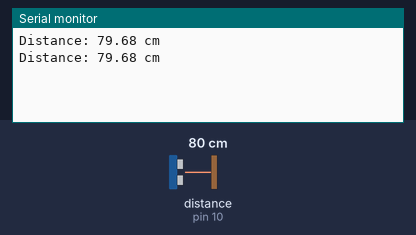
Bench run of a sketch on a simulated Arduino Uno, built with avr-gcc and run on an emulated ATmega328P. Parts: the last lines printed to the serial monitor. Wiring (inferred from the names in the program): ultrasonic range finder: trigger pin 9; echo pin 10. Inputs (shaded band) come from the test bench; at power-on: distance to the obstacle (sensor on pin 10) 80 cm. The echo pulse lasts 58.3 µs per cm.

Above: at 1.8 s.
1.9 s: distance to the obstacle (sensor on pin 10) set to 2 cm
At 2.8 s:
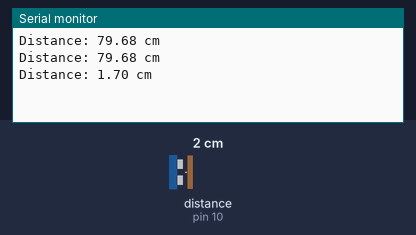
3.4 s: distance to the obstacle (sensor on pin 10) set to 4 cm
At 4.5 s:
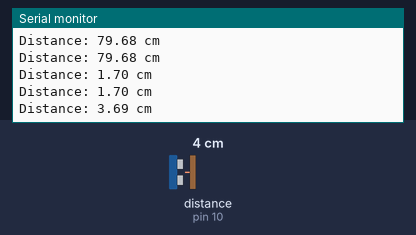
Timing chart, 0 to 6.4 s (numbered marks = the images above; inputs shaded):
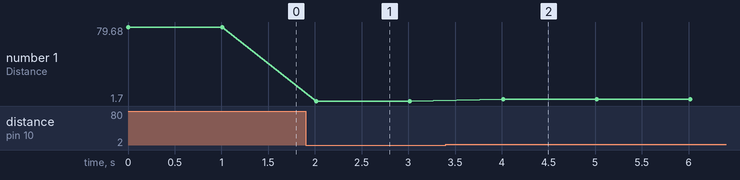

Measured:
- after the input at 1.9 s, the serial monitor: prints a new line after 0.11 s (image 1)
- after the input at 3.4 s, the serial monitor: prints a new line after 0.61 s (image 2)
- plotted number 1: 79.68 → 1.7 after the input at 1.9 s, 1.7 → 3.69 after the input at 3.4 s

The sketch:

RTCcheck.ino
```cpp
#define TRIG_PIN 9
#define ECHO_PIN 10

void setup() {
  Serial.begin(9600);
  pinMode(TRIG_PIN, OUTPUT);
  pinMode(ECHO_PIN, INPUT);
}

void loop() {
  digitalWrite(TRIG_PIN, LOW);
  delayMicroseconds(2);
  digitalWrite(TRIG_PIN, HIGH);
  delayMicroseconds(10);
  digitalWrite(TRIG_PIN, LOW);

  long duration = pulseIn(ECHO_PIN, HIGH);
  float distance = (duration * 0.0343) / 2; // Convert to cm

  Serial.print("Distance: ");
  Serial.print(distance);
  Serial.println(" cm");

  delay(1000);
}
```
